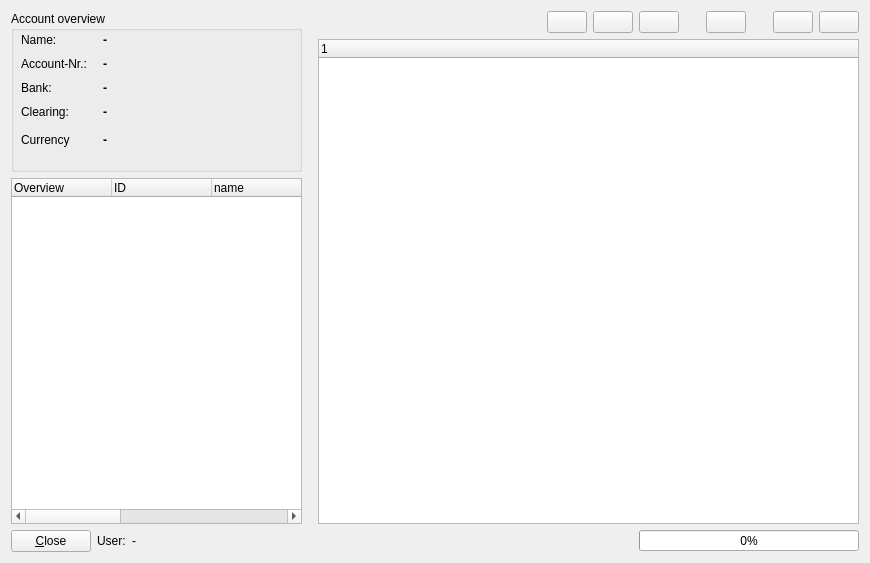
<ui version="4.0" >
 <class>accountsfrm</class>
 <widget class="QWidget" name="accountsfrm" >
  <property name="geometry" >
   <rect>
    <x>0</x>
    <y>0</y>
    <width>870</width>
    <height>563</height>
   </rect>
  </property>
  <property name="windowTitle" >
   <string>Browse accounts...</string>
  </property>
  <property name="windowIcon" >
   <iconset resource="../resources/images/first4.qrc" >:/kcalc.png</iconset>
  </property>
  <layout class="QGridLayout" >
   <item row="0" column="0" >
    <layout class="QVBoxLayout" >
     <item>
      <layout class="QHBoxLayout" />
     </item>
     <item>
      <widget class="QStackedWidget" name="mainstack" >
       <property name="sizePolicy" >
        <sizepolicy vsizetype="Fixed" hsizetype="Fixed" >
         <horstretch>0</horstretch>
         <verstretch>0</verstretch>
        </sizepolicy>
       </property>
       <property name="minimumSize" >
        <size>
         <width>301</width>
         <height>161</height>
        </size>
       </property>
       <property name="maximumSize" >
        <size>
         <width>301</width>
         <height>161</height>
        </size>
       </property>
       <property name="currentIndex" >
        <number>2</number>
       </property>
       <widget class="QWidget" name="page" >
        <widget class="QGroupBox" name="groupBox" >
         <property name="geometry" >
          <rect>
           <x>0</x>
           <y>0</y>
           <width>291</width>
           <height>161</height>
          </rect>
         </property>
         <property name="title" >
          <string>No details</string>
         </property>
        </widget>
       </widget>
       <widget class="QWidget" name="page_2" >
        <widget class="QGroupBox" name="groupBox_2" >
         <property name="geometry" >
          <rect>
           <x>0</x>
           <y>0</y>
           <width>291</width>
           <height>161</height>
          </rect>
         </property>
         <property name="title" >
          <string>Overview</string>
         </property>
         <widget class="Line" name="line1" >
          <property name="geometry" >
           <rect>
            <x>10</x>
            <y>60</y>
            <width>271</width>
            <height>16</height>
           </rect>
          </property>
          <property name="frameShape" >
           <enum>QFrame::HLine</enum>
          </property>
          <property name="frameShadow" >
           <enum>QFrame::Sunken</enum>
          </property>
         </widget>
         <widget class="QLabel" name="lblcurr1" >
          <property name="geometry" >
           <rect>
            <x>250</x>
            <y>20</y>
            <width>40</width>
            <height>18</height>
           </rect>
          </property>
          <property name="font" >
           <font>
            <pointsize>9</pointsize>
            <weight>75</weight>
            <bold>true</bold>
           </font>
          </property>
          <property name="text" >
           <string>-</string>
          </property>
          <property name="wordWrap" >
           <bool>false</bool>
          </property>
         </widget>
         <widget class="QLabel" name="tot" >
          <property name="geometry" >
           <rect>
            <x>120</x>
            <y>80</y>
            <width>111</width>
            <height>18</height>
           </rect>
          </property>
          <property name="font" >
           <font>
            <pointsize>9</pointsize>
            <weight>75</weight>
            <bold>true</bold>
           </font>
          </property>
          <property name="text" >
           <string>-</string>
          </property>
          <property name="alignment" >
           <set>Qt::AlignRight|Qt::AlignTrailing|Qt::AlignVCenter</set>
          </property>
          <property name="wordWrap" >
           <bool>false</bool>
          </property>
         </widget>
         <widget class="QLabel" name="lbl_6" >
          <property name="geometry" >
           <rect>
            <x>10</x>
            <y>80</y>
            <width>75</width>
            <height>18</height>
           </rect>
          </property>
          <property name="text" >
           <string>Saldo:</string>
          </property>
          <property name="wordWrap" >
           <bool>false</bool>
          </property>
         </widget>
         <widget class="QLabel" name="totout" >
          <property name="geometry" >
           <rect>
            <x>120</x>
            <y>40</y>
            <width>111</width>
            <height>18</height>
           </rect>
          </property>
          <property name="font" >
           <font>
            <pointsize>9</pointsize>
            <weight>75</weight>
            <bold>true</bold>
           </font>
          </property>
          <property name="text" >
           <string>-</string>
          </property>
          <property name="alignment" >
           <set>Qt::AlignRight|Qt::AlignTrailing|Qt::AlignVCenter</set>
          </property>
          <property name="wordWrap" >
           <bool>false</bool>
          </property>
         </widget>
         <widget class="QLabel" name="lblcurr2" >
          <property name="geometry" >
           <rect>
            <x>250</x>
            <y>40</y>
            <width>40</width>
            <height>18</height>
           </rect>
          </property>
          <property name="font" >
           <font>
            <pointsize>9</pointsize>
            <weight>75</weight>
            <bold>true</bold>
           </font>
          </property>
          <property name="text" >
           <string>-</string>
          </property>
          <property name="wordWrap" >
           <bool>false</bool>
          </property>
         </widget>
         <widget class="QLabel" name="lblcurr3" >
          <property name="geometry" >
           <rect>
            <x>250</x>
            <y>80</y>
            <width>40</width>
            <height>18</height>
           </rect>
          </property>
          <property name="font" >
           <font>
            <pointsize>9</pointsize>
            <weight>75</weight>
            <bold>true</bold>
           </font>
          </property>
          <property name="text" >
           <string>-</string>
          </property>
          <property name="wordWrap" >
           <bool>false</bool>
          </property>
         </widget>
         <widget class="QLabel" name="lbl_6_2" >
          <property name="geometry" >
           <rect>
            <x>10</x>
            <y>20</y>
            <width>120</width>
            <height>18</height>
           </rect>
          </property>
          <property name="text" >
           <string>Incomes:</string>
          </property>
          <property name="wordWrap" >
           <bool>false</bool>
          </property>
         </widget>
         <widget class="QLabel" name="totin" >
          <property name="geometry" >
           <rect>
            <x>120</x>
            <y>20</y>
            <width>111</width>
            <height>18</height>
           </rect>
          </property>
          <property name="font" >
           <font>
            <pointsize>9</pointsize>
            <weight>75</weight>
            <bold>true</bold>
           </font>
          </property>
          <property name="text" >
           <string>-</string>
          </property>
          <property name="alignment" >
           <set>Qt::AlignRight|Qt::AlignTrailing|Qt::AlignVCenter</set>
          </property>
          <property name="wordWrap" >
           <bool>false</bool>
          </property>
         </widget>
         <widget class="QLabel" name="lbl_6_3" >
          <property name="geometry" >
           <rect>
            <x>10</x>
            <y>40</y>
            <width>120</width>
            <height>18</height>
           </rect>
          </property>
          <property name="text" >
           <string>Expenditures:</string>
          </property>
          <property name="wordWrap" >
           <bool>false</bool>
          </property>
         </widget>
        </widget>
       </widget>
       <widget class="QWidget" name="Seite" >
        <widget class="QGroupBox" name="groupBox_3" >
         <property name="geometry" >
          <rect>
           <x>0</x>
           <y>0</y>
           <width>291</width>
           <height>161</height>
          </rect>
         </property>
         <property name="title" >
          <string>Account overview</string>
         </property>
         <widget class="QLabel" name="lblaccountnr" >
          <property name="geometry" >
           <rect>
            <x>92</x>
            <y>44</y>
            <width>190</width>
            <height>18</height>
           </rect>
          </property>
          <property name="minimumSize" >
           <size>
            <width>190</width>
            <height>16</height>
           </size>
          </property>
          <property name="font" >
           <font>
            <pointsize>9</pointsize>
            <weight>75</weight>
            <bold>true</bold>
           </font>
          </property>
          <property name="text" >
           <string>-</string>
          </property>
          <property name="wordWrap" >
           <bool>false</bool>
          </property>
         </widget>
         <widget class="QLabel" name="lblname" >
          <property name="geometry" >
           <rect>
            <x>92</x>
            <y>20</y>
            <width>190</width>
            <height>18</height>
           </rect>
          </property>
          <property name="minimumSize" >
           <size>
            <width>190</width>
            <height>16</height>
           </size>
          </property>
          <property name="font" >
           <font>
            <pointsize>9</pointsize>
            <weight>75</weight>
            <bold>true</bold>
           </font>
          </property>
          <property name="text" >
           <string>-</string>
          </property>
          <property name="wordWrap" >
           <bool>false</bool>
          </property>
         </widget>
         <widget class="QLabel" name="lblbank" >
          <property name="geometry" >
           <rect>
            <x>92</x>
            <y>68</y>
            <width>190</width>
            <height>18</height>
           </rect>
          </property>
          <property name="minimumSize" >
           <size>
            <width>190</width>
            <height>16</height>
           </size>
          </property>
          <property name="font" >
           <font>
            <pointsize>9</pointsize>
            <weight>75</weight>
            <bold>true</bold>
           </font>
          </property>
          <property name="text" >
           <string>-</string>
          </property>
          <property name="wordWrap" >
           <bool>false</bool>
          </property>
         </widget>
         <widget class="QLabel" name="lblclearing" >
          <property name="geometry" >
           <rect>
            <x>92</x>
            <y>92</y>
            <width>190</width>
            <height>18</height>
           </rect>
          </property>
          <property name="minimumSize" >
           <size>
            <width>190</width>
            <height>16</height>
           </size>
          </property>
          <property name="font" >
           <font>
            <pointsize>9</pointsize>
            <weight>75</weight>
            <bold>true</bold>
           </font>
          </property>
          <property name="text" >
           <string>-</string>
          </property>
          <property name="wordWrap" >
           <bool>false</bool>
          </property>
         </widget>
         <widget class="QLabel" name="lblcurrency" >
          <property name="geometry" >
           <rect>
            <x>92</x>
            <y>120</y>
            <width>190</width>
            <height>18</height>
           </rect>
          </property>
          <property name="minimumSize" >
           <size>
            <width>190</width>
            <height>16</height>
           </size>
          </property>
          <property name="font" >
           <font>
            <pointsize>9</pointsize>
            <weight>75</weight>
            <bold>true</bold>
           </font>
          </property>
          <property name="text" >
           <string>-</string>
          </property>
          <property name="wordWrap" >
           <bool>false</bool>
          </property>
         </widget>
         <widget class="QLabel" name="lbl_2" >
          <property name="geometry" >
           <rect>
            <x>10</x>
            <y>44</y>
            <width>76</width>
            <height>18</height>
           </rect>
          </property>
          <property name="sizePolicy" >
           <sizepolicy vsizetype="Fixed" hsizetype="Fixed" >
            <horstretch>0</horstretch>
            <verstretch>0</verstretch>
           </sizepolicy>
          </property>
          <property name="text" >
           <string>Account-Nr.:</string>
          </property>
          <property name="wordWrap" >
           <bool>false</bool>
          </property>
         </widget>
         <widget class="QLabel" name="lbl_5" >
          <property name="geometry" >
           <rect>
            <x>10</x>
            <y>120</y>
            <width>60</width>
            <height>18</height>
           </rect>
          </property>
          <property name="sizePolicy" >
           <sizepolicy vsizetype="Fixed" hsizetype="Fixed" >
            <horstretch>0</horstretch>
            <verstretch>0</verstretch>
           </sizepolicy>
          </property>
          <property name="minimumSize" >
           <size>
            <width>60</width>
            <height>16</height>
           </size>
          </property>
          <property name="text" >
           <string>Currency</string>
          </property>
          <property name="wordWrap" >
           <bool>false</bool>
          </property>
         </widget>
         <widget class="QLabel" name="lbl_4" >
          <property name="geometry" >
           <rect>
            <x>10</x>
            <y>92</y>
            <width>71</width>
            <height>18</height>
           </rect>
          </property>
          <property name="sizePolicy" >
           <sizepolicy vsizetype="Fixed" hsizetype="Fixed" >
            <horstretch>0</horstretch>
            <verstretch>0</verstretch>
           </sizepolicy>
          </property>
          <property name="text" >
           <string>Clearing:</string>
          </property>
          <property name="wordWrap" >
           <bool>false</bool>
          </property>
         </widget>
         <widget class="QLabel" name="lbl" >
          <property name="geometry" >
           <rect>
            <x>10</x>
            <y>20</y>
            <width>40</width>
            <height>18</height>
           </rect>
          </property>
          <property name="sizePolicy" >
           <sizepolicy vsizetype="Fixed" hsizetype="Fixed" >
            <horstretch>0</horstretch>
            <verstretch>0</verstretch>
           </sizepolicy>
          </property>
          <property name="text" >
           <string>Name:</string>
          </property>
          <property name="wordWrap" >
           <bool>false</bool>
          </property>
         </widget>
         <widget class="QLabel" name="lbl_3" >
          <property name="geometry" >
           <rect>
            <x>10</x>
            <y>68</y>
            <width>35</width>
            <height>18</height>
           </rect>
          </property>
          <property name="sizePolicy" >
           <sizepolicy vsizetype="Fixed" hsizetype="Fixed" >
            <horstretch>0</horstretch>
            <verstretch>0</verstretch>
           </sizepolicy>
          </property>
          <property name="text" >
           <string>Bank:</string>
          </property>
          <property name="wordWrap" >
           <bool>false</bool>
          </property>
         </widget>
        </widget>
       </widget>
      </widget>
     </item>
     <item>
      <widget class="QTreeWidget" name="treeindex" >
       <property name="maximumSize" >
        <size>
         <width>291</width>
         <height>16777215</height>
        </size>
       </property>
       <column>
        <property name="text" >
         <string>Overview</string>
        </property>
       </column>
       <column>
        <property name="text" >
         <string>ID</string>
        </property>
       </column>
       <column>
        <property name="text" >
         <string>name</string>
        </property>
       </column>
       <column>
        <property name="text" >
         <string>AccountNr</string>
        </property>
       </column>
       <column>
        <property name="text" >
         <string>Bank</string>
        </property>
       </column>
       <column>
        <property name="text" >
         <string>Clearing</string>
        </property>
       </column>
       <column>
        <property name="text" >
         <string>Currency</string>
        </property>
       </column>
       <column>
        <property name="text" >
         <string>Permissions</string>
        </property>
       </column>
      </widget>
     </item>
    </layout>
   </item>
   <item row="0" column="1" >
    <layout class="QGridLayout" >
     <item row="0" column="0" >
      <spacer>
       <property name="orientation" >
        <enum>Qt::Horizontal</enum>
       </property>
       <property name="sizeHint" >
        <size>
         <width>40</width>
         <height>20</height>
        </size>
       </property>
      </spacer>
     </item>
     <item row="0" column="1" >
      <layout class="QGridLayout" >
       <item row="0" column="0" >
        <widget class="QPushButton" name="btnnew" >
         <property name="sizePolicy" >
          <sizepolicy vsizetype="Fixed" hsizetype="Fixed" >
           <horstretch>0</horstretch>
           <verstretch>0</verstretch>
          </sizepolicy>
         </property>
         <property name="text" >
          <string/>
         </property>
         <property name="icon" >
          <iconset resource="../resources/images/first4.qrc" >:/filenew.png</iconset>
         </property>
        </widget>
       </item>
       <item row="0" column="1" >
        <widget class="QPushButton" name="btnedit" >
         <property name="sizePolicy" >
          <sizepolicy vsizetype="Fixed" hsizetype="Fixed" >
           <horstretch>0</horstretch>
           <verstretch>0</verstretch>
          </sizepolicy>
         </property>
         <property name="text" >
          <string/>
         </property>
         <property name="icon" >
          <iconset resource="../resources/images/first4.qrc" >:/kfind.png</iconset>
         </property>
        </widget>
       </item>
       <item row="0" column="2" >
        <widget class="QPushButton" name="btndelete" >
         <property name="sizePolicy" >
          <sizepolicy vsizetype="Fixed" hsizetype="Fixed" >
           <horstretch>0</horstretch>
           <verstretch>0</verstretch>
          </sizepolicy>
         </property>
         <property name="text" >
          <string/>
         </property>
         <property name="icon" >
          <iconset resource="../resources/images/first4.qrc" >:/trashcan_empty.png</iconset>
         </property>
        </widget>
       </item>
       <item row="0" column="3" >
        <spacer>
         <property name="orientation" >
          <enum>Qt::Horizontal</enum>
         </property>
         <property name="sizeType" >
          <enum>QSizePolicy::Fixed</enum>
         </property>
         <property name="sizeHint" >
          <size>
           <width>21</width>
           <height>20</height>
          </size>
         </property>
        </spacer>
       </item>
       <item row="0" column="4" >
        <widget class="QPushButton" name="btnprint" >
         <property name="sizePolicy" >
          <sizepolicy vsizetype="Fixed" hsizetype="Fixed" >
           <horstretch>0</horstretch>
           <verstretch>0</verstretch>
          </sizepolicy>
         </property>
         <property name="text" >
          <string/>
         </property>
         <property name="icon" >
          <iconset resource="../resources/images/first4.qrc" >:/fileprint.png</iconset>
         </property>
        </widget>
       </item>
       <item row="0" column="5" >
        <spacer>
         <property name="orientation" >
          <enum>Qt::Horizontal</enum>
         </property>
         <property name="sizeType" >
          <enum>QSizePolicy::Fixed</enum>
         </property>
         <property name="sizeHint" >
          <size>
           <width>21</width>
           <height>20</height>
          </size>
         </property>
        </spacer>
       </item>
       <item row="0" column="6" >
        <widget class="QPushButton" name="btntransfer" >
         <property name="sizePolicy" >
          <sizepolicy vsizetype="Fixed" hsizetype="Fixed" >
           <horstretch>0</horstretch>
           <verstretch>0</verstretch>
          </sizepolicy>
         </property>
         <property name="text" >
          <string/>
         </property>
         <property name="icon" >
          <iconset resource="../resources/images/first4.qrc" >:/impexp.png</iconset>
         </property>
        </widget>
       </item>
       <item row="0" column="7" >
        <widget class="QPushButton" name="btncomplete" >
         <property name="sizePolicy" >
          <sizepolicy vsizetype="Fixed" hsizetype="Fixed" >
           <horstretch>0</horstretch>
           <verstretch>0</verstretch>
          </sizepolicy>
         </property>
         <property name="text" >
          <string/>
         </property>
         <property name="icon" >
          <iconset resource="../resources/images/first4.qrc" >:/button_ok.png</iconset>
         </property>
        </widget>
       </item>
      </layout>
     </item>
     <item row="1" column="0" colspan="2" >
      <widget class="QTreeWidget" name="treemain" >
       <property name="contextMenuPolicy" >
        <enum>Qt::CustomContextMenu</enum>
       </property>
       <property name="selectionMode" >
        <enum>QAbstractItemView::ExtendedSelection</enum>
       </property>
       <column>
        <property name="text" >
         <string>1</string>
        </property>
       </column>
      </widget>
     </item>
    </layout>
   </item>
   <item row="1" column="0" colspan="2" >
    <layout class="QHBoxLayout" >
     <item>
      <widget class="QPushButton" name="btnclose" >
       <property name="text" >
        <string>&amp;Close</string>
       </property>
       <property name="icon" >
        <iconset resource="../resources/images/first4.qrc" >:/fileclose.png</iconset>
       </property>
      </widget>
     </item>
     <item>
      <widget class="QLabel" name="label" >
       <property name="text" >
        <string>User:</string>
       </property>
      </widget>
     </item>
     <item>
      <widget class="QLabel" name="lbluser" >
       <property name="text" >
        <string>-</string>
       </property>
      </widget>
     </item>
     <item>
      <spacer>
       <property name="orientation" >
        <enum>Qt::Horizontal</enum>
       </property>
       <property name="sizeHint" >
        <size>
         <width>40</width>
         <height>20</height>
        </size>
       </property>
      </spacer>
     </item>
     <item>
      <widget class="QProgressBar" name="progbar" >
       <property name="sizePolicy" >
        <sizepolicy vsizetype="Fixed" hsizetype="Fixed" >
         <horstretch>0</horstretch>
         <verstretch>0</verstretch>
        </sizepolicy>
       </property>
       <property name="minimumSize" >
        <size>
         <width>220</width>
         <height>0</height>
        </size>
       </property>
       <property name="maximumSize" >
        <size>
         <width>16777215</width>
         <height>21</height>
        </size>
       </property>
       <property name="value" >
        <number>0</number>
       </property>
      </widget>
     </item>
    </layout>
   </item>
  </layout>
 </widget>
 <resources>
  <include location="../resources/images/first4.qrc" />
 </resources>
 <connections/>
</ui>
